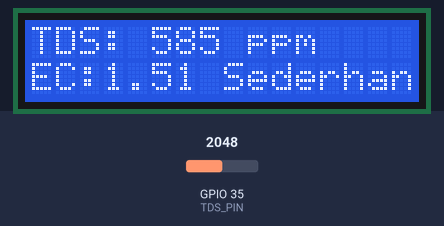
The sketch below on a simulated ESP32. On the bench: 16×2 character LCD. The test bench sets the inputs (shaded band); at power-on: GPIO 35 (TDS_PIN) = 2048. WiFi joins after 1.5 s; servers stay silent unless stated; what the sketch prints to the serial monitor is not drawn.

Above: at 9.1 s.
9.2 s: GPIO 35 (TDS_PIN) set to 2145
At 11.2 s:
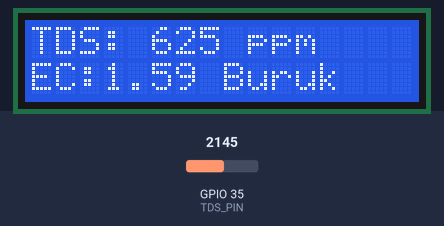
12.0 s: GPIO 35 (TDS_PIN) set to 560
At 13.6 s:
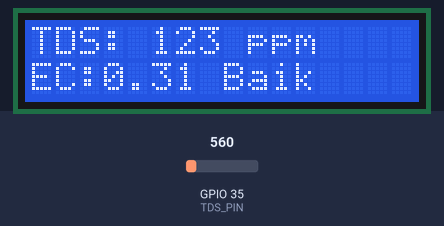
14.2 s: GPIO 35 (TDS_PIN) set to 341
At 16.0 s:
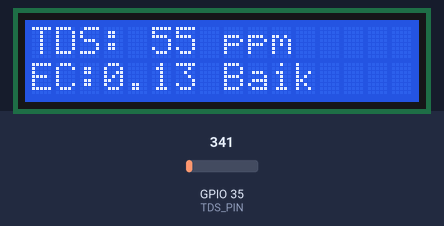
16.5 s: GPIO 35 (TDS_PIN) set to 306
At 18.5 s:
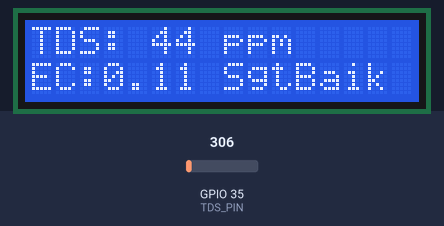
18.8 s: GPIO 35 (TDS_PIN) set to 2047
At 21.1 s:
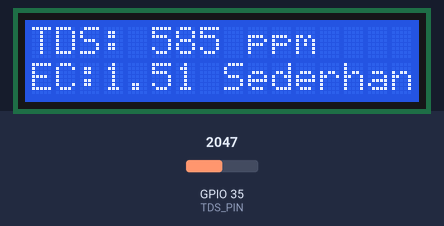
Timing chart, 0 to 22.1 s (numbered marks = the images above; inputs shaded):
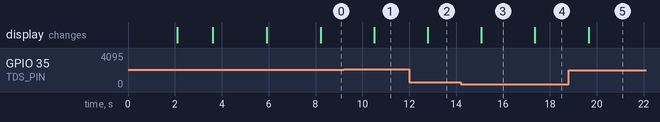

The sketch:

kkj-monitor-tds-Xwifimanager-lcd-blynk.ino
```cpp
#define BLYNK_TEMPLATE_ID "TMPL6zG03a79_"
#define BLYNK_TEMPLATE_NAME "TDS"
#define BLYNK_AUTH_TOKEN "7vXt_5Gv3Z3vxiRMR6TjOKyC17qDM3UB"

#define BLYNK_PRINT Serial
#include <WiFi.h>
#include <BlynkSimpleEsp32.h>
#include <LiquidCrystal_I2C.h>

// Ganti dengan kredensial WiFi anda
const char* ssid = "YOUR_WIFI_SSID";
const char* password = "YOUR_WIFI_PASSWORD";

LiquidCrystal_I2C lcd(0x27, 16, 2); // Sesuaikan alamat I2C jika berbeza
#define TDS_PIN 35  // Pin analog GPIO 35

namespace sensor {
  float ec = 0;
  unsigned int tds = 0;
  float ecCalibration = 1.0;
  const int tdsThreshold = 300;  // Ambang untuk hydroponik
  bool alertSent = false;
}

void setup() {
  Serial.begin(115200);
  Serial.println("Memulakan sistem TDS IoT...");

  // Inisialisasi LCD
  lcd.init();
  lcd.backlight();
  lcd.setCursor(0, 0);
  lcd.print("Sistem TDS IoT");
  lcd.setCursor(0, 1);
  lcd.print("Memulakan...");
  delay(2000);

  pinMode(TDS_PIN, INPUT);

  // Sambungan WiFi langsung
  WiFi.begin(ssid, password);
  lcd.clear();
  lcd.print("Sambung WiFi...");
  unsigned long startAttemptTime = millis();
  while (WiFi.status() != WL_CONNECTED && millis() - startAttemptTime < 10000) {
    delay(500);
    Serial.print(".");
  }

  if (WiFi.status() == WL_CONNECTED) {
    Serial.println("\nWiFi tersambung!");
    lcd.clear();
    lcd.print("WiFi OK!");
    delay(2000);
  } else {
    Serial.println("\nGagal sambung WiFi!");
    lcd.clear();
    lcd.print("WiFi Gagal!");
    delay(5000);
    ESP.restart();
  }

  // Blynk
  Blynk.config(BLYNK_AUTH_TOKEN);
  Blynk.connect();
  if (Blynk.connected()) {
    Serial.println("Blynk tersambung!");
    lcd.clear();
    lcd.print("Blynk OK!");
    delay(2000);
  } else {
    Serial.println("Blynk gagal sambung!");
  }
}

void loop() {
  if (WiFi.status() == WL_CONNECTED) {
    Blynk.run();
  } else {
    Serial.println("WiFi terputus! Cuba sambung semula...");
    Blynk.disconnect();
    WiFi.reconnect();
    Blynk.connect();
  }

  readTdsQuick();
  delay(2000);
}

void readTdsQuick() {
  const int numReadings = 50;  // Ambil purata 50 bacaan
  long sum = 0;
  int validReadings = 0;
  int maxReading = 0;
  for (int i = 0; i < numReadings; i++) {
    int reading = analogRead(TDS_PIN);
    if (reading > 0) {
      sum += reading;
      validReadings++;
      if (reading > maxReading) maxReading = reading;
    }
    delay(5);
  }
  int sensorValue = (validReadings > 0) ? (sum / validReadings) : 0;
  float rawEc = (float)sensorValue * 3.3 / 4095.0;  // ADC 12-bit, sensor 3.3V

  Serial.print("Raw Analog (Avg): ");
  Serial.print(sensorValue);
  Serial.print(" | Max Raw: ");
  Serial.print(maxReading);
  Serial.print(" | Voltage: ");
  Serial.print(rawEc, 3);
  Serial.print(" | Valid Readings: ");
  Serial.println(validReadings);

  float offset = 0.14;
  sensor::ec = (rawEc * sensor::ecCalibration) - offset;
  if (sensor::ec < 0) sensor::ec = 0;

  sensor::tds = (133.42 * pow(sensor::ec, 3) - 255.86 * sensor::ec * sensor::ec + 857.39 * sensor::ec) * 0.5;

  Serial.print("TDS: ");
  Serial.println(sensor::tds);
  Serial.print("EC: ");
  Serial.println(sensor::ec, 2);

  // Papar pada LCD: TDS di baris pertama, EC dan kualiti di baris kedua
  lcd.clear();
  lcd.setCursor(0, 0);
  lcd.print("TDS: ");
  lcd.print(sensor::tds);
  lcd.print(" ppm");
  lcd.setCursor(0, 1);
  lcd.print("EC:");
  lcd.print(sensor::ec, 2);
  lcd.print(" ");
  if (sensor::tds < 50) lcd.print("SgtBaik");
  else if (sensor::tds < 300) lcd.print("Baik");
  else if (sensor::tds < 600) lcd.print("Sederhana");
  else lcd.print("Buruk");

  // Hantar ke Blynk
  Blynk.virtualWrite(V0, sensor::tds);
  Blynk.virtualWrite(V1, sensor::ec);

  // Logik notifikasi
  if (sensor::tds > sensor::tdsThreshold && !sensor::alertSent) {
    Blynk.logEvent("poor_water_quality", "⚠️ Kualiti air rendah! TDS: " + String(sensor::tds) + " ppm");
    sensor::alertSent = true;
  } else if (sensor::tds <= sensor::tdsThreshold && sensor::alertSent) {
    sensor::alertSent = false;
  }
}
```

Measured:
- the behaviour switches between 2083 and 2084 on GPIO 35 (TDS_PIN) (found by bisection; images 0 and 1)
- the behaviour switches between 324 and 323 on GPIO 35 (TDS_PIN) (found by bisection; images 3 and 4)
- after the input at 9.2 s, the display: changes after 1.3 s (image 1)
- after the input at 12.0 s, the display: changes after 0.79 s (image 2)
- after the input at 14.2 s, the display: changes after 0.88 s (image 3)
- after the input at 16.5 s, the display: changes after 0.86 s (image 4)
- after the input at 18.8 s, the display: changes after 0.85 s (image 5)
